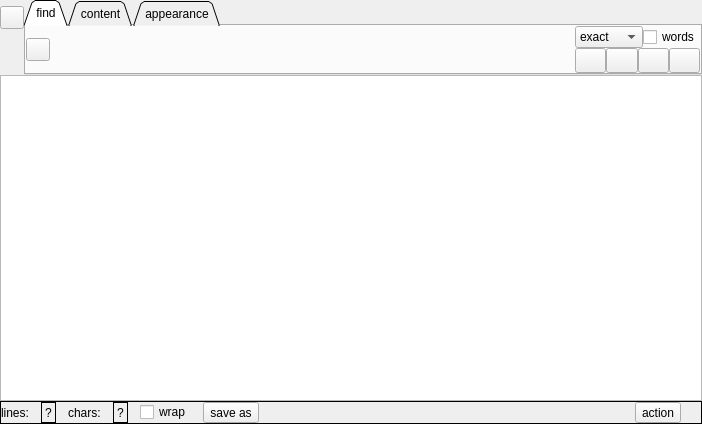
<?xml version="1.0" encoding="UTF-8"?>
<ui version="4.0">
 <class>CBookTextBrowser</class>
 <widget class="QWidget" name="CBookTextBrowser">
  <property name="geometry">
   <rect>
    <x>0</x>
    <y>0</y>
    <width>702</width>
    <height>424</height>
   </rect>
  </property>
  <property name="windowTitle">
   <string notr="true"/>
  </property>
  <layout class="QVBoxLayout" name="verticalLayout_6">
   <item>
    <widget class="MDocHeader" name="wdgDictHeader" native="true">
     <property name="sizePolicy">
      <sizepolicy hsizetype="Expanding" vsizetype="Fixed">
       <horstretch>0</horstretch>
       <verstretch>0</verstretch>
      </sizepolicy>
     </property>
     <layout class="QHBoxLayout" name="horizontalLayout_9"/>
    </widget>
   </item>
   <item>
    <widget class="QStackedWidget" name="stwContent">
     <property name="sizePolicy">
      <sizepolicy hsizetype="Expanding" vsizetype="Expanding">
       <horstretch>0</horstretch>
       <verstretch>0</verstretch>
      </sizepolicy>
     </property>
     <property name="currentIndex">
      <number>0</number>
     </property>
     <widget class="QWidget" name="page_1">
      <layout class="QVBoxLayout" name="verticalLayout">
       <item>
        <widget class="QWidget" name="widget" native="true">
         <property name="sizePolicy">
          <sizepolicy hsizetype="Expanding" vsizetype="Fixed">
           <horstretch>0</horstretch>
           <verstretch>0</verstretch>
          </sizepolicy>
         </property>
         <layout class="QHBoxLayout" name="horizontalLayout">
          <item>
           <layout class="QVBoxLayout" name="verticalLayout_3">
            <item>
             <widget class="QToolButton" name="btHide">
              <property name="sizePolicy">
               <sizepolicy hsizetype="Fixed" vsizetype="Fixed">
                <horstretch>0</horstretch>
                <verstretch>0</verstretch>
               </sizepolicy>
              </property>
              <property name="toolTip">
               <string>hide panel</string>
              </property>
              <property name="text">
               <string/>
              </property>
              <property name="icon">
               <iconset resource="resfile.qrc">
                <normaloff>:/new/icons/icons/stop.png</normaloff>:/new/icons/icons/stop.png</iconset>
              </property>
             </widget>
            </item>
            <item>
             <spacer name="verticalSpacer">
              <property name="orientation">
               <enum>Qt::Vertical</enum>
              </property>
              <property name="sizeType">
               <enum>QSizePolicy::Preferred</enum>
              </property>
              <property name="sizeHint" stdset="0">
               <size>
                <width>20</width>
                <height>40</height>
               </size>
              </property>
             </spacer>
            </item>
           </layout>
          </item>
          <item>
           <widget class="QTabWidget" name="tabOpts">
            <property name="enabled">
             <bool>true</bool>
            </property>
            <property name="sizePolicy">
             <sizepolicy hsizetype="Expanding" vsizetype="Preferred">
              <horstretch>0</horstretch>
              <verstretch>0</verstretch>
             </sizepolicy>
            </property>
            <property name="tabPosition">
             <enum>QTabWidget::North</enum>
            </property>
            <property name="tabShape">
             <enum>QTabWidget::Triangular</enum>
            </property>
            <property name="currentIndex">
             <number>0</number>
            </property>
            <property name="elideMode">
             <enum>Qt::ElideNone</enum>
            </property>
            <property name="documentMode">
             <bool>false</bool>
            </property>
            <widget class="QWidget" name="tab_3">
             <attribute name="icon">
              <iconset resource="resfile.qrc">
               <normaloff>:/new/icons/icons/loupe.png</normaloff>:/new/icons/icons/loupe.png</iconset>
             </attribute>
             <attribute name="title">
              <string>find</string>
             </attribute>
             <layout class="QHBoxLayout" name="horizontalLayout_5">
              <item>
               <widget class="QToolButton" name="btHLText">
                <property name="sizePolicy">
                 <sizepolicy hsizetype="Preferred" vsizetype="Fixed">
                  <horstretch>0</horstretch>
                  <verstretch>0</verstretch>
                 </sizepolicy>
                </property>
                <property name="toolTip">
                 <string>highlight text</string>
                </property>
                <property name="text">
                 <string/>
                </property>
                <property name="icon">
                 <iconset resource="resfile.qrc">
                  <normaloff>:/new/icons/icons/bulboff.png</normaloff>
                  <normalon>:/new/icons/icons/bulbon.png</normalon>:/new/icons/icons/bulboff.png</iconset>
                </property>
                <property name="shortcut">
                 <string>Meta+H</string>
                </property>
                <property name="checkable">
                 <bool>true</bool>
                </property>
               </widget>
              </item>
              <item>
               <widget class="CLatCopt" name="txtFind" native="true">
                <property name="sizePolicy">
                 <sizepolicy hsizetype="Expanding" vsizetype="Preferred">
                  <horstretch>0</horstretch>
                  <verstretch>0</verstretch>
                 </sizepolicy>
                </property>
               </widget>
              </item>
              <item>
               <layout class="QVBoxLayout" name="verticalLayout_4">
                <item>
                 <layout class="QHBoxLayout" name="horizontalLayout_6">
                  <item>
                   <widget class="QComboBox" name="cmbType">
                    <item>
                     <property name="text">
                      <string>exact</string>
                     </property>
                    </item>
                    <item>
                     <property name="text">
                      <string>regexp</string>
                     </property>
                    </item>
                   </widget>
                  </item>
                  <item>
                   <widget class="QCheckBox" name="cbWordsOnly">
                    <property name="enabled">
                     <bool>true</bool>
                    </property>
                    <property name="toolTip">
                     <string>detect only words (separated by spaces)</string>
                    </property>
                    <property name="text">
                     <string>words</string>
                    </property>
                   </widget>
                  </item>
                 </layout>
                </item>
                <item>
                 <layout class="QHBoxLayout" name="horizontalLayout_2">
                  <item>
                   <widget class="QToolButton" name="btTop">
                    <property name="sizePolicy">
                     <sizepolicy hsizetype="Preferred" vsizetype="Preferred">
                      <horstretch>0</horstretch>
                      <verstretch>0</verstretch>
                     </sizepolicy>
                    </property>
                    <property name="toolTip">
                     <string>top</string>
                    </property>
                    <property name="text">
                     <string/>
                    </property>
                    <property name="icon">
                     <iconset resource="resfile.qrc">
                      <normaloff>:/new/icons/icons/uparrowto.png</normaloff>:/new/icons/icons/uparrowto.png</iconset>
                    </property>
                    <property name="shortcut">
                     <string>Meta+Home</string>
                    </property>
                   </widget>
                  </item>
                  <item>
                   <widget class="QToolButton" name="btFindUp">
                    <property name="sizePolicy">
                     <sizepolicy hsizetype="Preferred" vsizetype="Preferred">
                      <horstretch>0</horstretch>
                      <verstretch>0</verstretch>
                     </sizepolicy>
                    </property>
                    <property name="toolTip">
                     <string>find prev</string>
                    </property>
                    <property name="text">
                     <string/>
                    </property>
                    <property name="icon">
                     <iconset resource="resfile.qrc">
                      <normaloff>:/new/icons/icons/uparrow.png</normaloff>:/new/icons/icons/uparrow.png</iconset>
                    </property>
                    <property name="shortcut">
                     <string>Meta+PgUp</string>
                    </property>
                   </widget>
                  </item>
                  <item>
                   <widget class="QToolButton" name="btFind">
                    <property name="sizePolicy">
                     <sizepolicy hsizetype="Preferred" vsizetype="Preferred">
                      <horstretch>0</horstretch>
                      <verstretch>0</verstretch>
                     </sizepolicy>
                    </property>
                    <property name="toolTip">
                     <string>find next</string>
                    </property>
                    <property name="text">
                     <string/>
                    </property>
                    <property name="icon">
                     <iconset resource="resfile.qrc">
                      <normaloff>:/new/icons/icons/downarrow.png</normaloff>:/new/icons/icons/downarrow.png</iconset>
                    </property>
                    <property name="shortcut">
                     <string>Meta+PgDown</string>
                    </property>
                   </widget>
                  </item>
                  <item>
                   <widget class="QToolButton" name="btBottom">
                    <property name="sizePolicy">
                     <sizepolicy hsizetype="Preferred" vsizetype="Preferred">
                      <horstretch>0</horstretch>
                      <verstretch>0</verstretch>
                     </sizepolicy>
                    </property>
                    <property name="toolTip">
                     <string>bottom</string>
                    </property>
                    <property name="text">
                     <string/>
                    </property>
                    <property name="icon">
                     <iconset resource="resfile.qrc">
                      <normaloff>:/new/icons/icons/downarrowto.png</normaloff>:/new/icons/icons/downarrowto.png</iconset>
                    </property>
                    <property name="shortcut">
                     <string>Meta+End</string>
                    </property>
                   </widget>
                  </item>
                 </layout>
                </item>
               </layout>
              </item>
             </layout>
            </widget>
            <widget class="QWidget" name="tab">
             <attribute name="title">
              <string>content</string>
             </attribute>
             <layout class="QVBoxLayout" name="verticalLayout_2">
              <item>
               <widget class="QCheckBox" name="cbRmAccents">
                <property name="text">
                 <string>remove non-word characters</string>
                </property>
               </widget>
              </item>
              <item>
               <widget class="QCheckBox" name="cbRmSpaces">
                <property name="text">
                 <string>remove spaces</string>
                </property>
               </widget>
              </item>
             </layout>
            </widget>
            <widget class="QWidget" name="tab_4">
             <attribute name="title">
              <string>appearance</string>
             </attribute>
             <layout class="QVBoxLayout" name="verticalLayout_5">
              <item>
               <layout class="QHBoxLayout" name="horizontalLayout_3">
                <item>
                 <spacer name="horizontalSpacer_3">
                  <property name="orientation">
                   <enum>Qt::Horizontal</enum>
                  </property>
                  <property name="sizeHint" stdset="0">
                   <size>
                    <width>40</width>
                    <height>20</height>
                   </size>
                  </property>
                 </spacer>
                </item>
                <item>
                 <widget class="QCheckBox" name="cbAllowFont">
                  <property name="text">
                   <string>allow change</string>
                  </property>
                 </widget>
                </item>
               </layout>
              </item>
              <item>
               <layout class="QHBoxLayout" name="horizontalLayout_4">
                <item>
                 <spacer name="horizontalSpacer">
                  <property name="orientation">
                   <enum>Qt::Horizontal</enum>
                  </property>
                  <property name="sizeHint" stdset="0">
                   <size>
                    <width>47</width>
                    <height>20</height>
                   </size>
                  </property>
                 </spacer>
                </item>
                <item>
                 <widget class="QFontComboBox" name="cmbF"/>
                </item>
                <item>
                 <widget class="QSpinBox" name="spnFSize">
                  <property name="minimum">
                   <number>10</number>
                  </property>
                  <property name="value">
                   <number>20</number>
                  </property>
                 </widget>
                </item>
               </layout>
              </item>
             </layout>
            </widget>
           </widget>
          </item>
         </layout>
        </widget>
       </item>
       <item>
        <widget class="QTextBrowser" name="br">
         <property name="contextMenuPolicy">
          <enum>Qt::CustomContextMenu</enum>
         </property>
         <property name="openLinks">
          <bool>false</bool>
         </property>
        </widget>
       </item>
       <item>
        <widget class="QFrame" name="wdgInfo">
         <property name="sizePolicy">
          <sizepolicy hsizetype="Expanding" vsizetype="Fixed">
           <horstretch>0</horstretch>
           <verstretch>0</verstretch>
          </sizepolicy>
         </property>
         <property name="frameShape">
          <enum>QFrame::Box</enum>
         </property>
         <layout class="QHBoxLayout" name="horizontalLayout_7">
          <property name="spacing">
           <number>12</number>
          </property>
          <property name="topMargin">
           <number>0</number>
          </property>
          <property name="rightMargin">
           <number>20</number>
          </property>
          <property name="bottomMargin">
           <number>0</number>
          </property>
          <item>
           <widget class="QLabel" name="label">
            <property name="text">
             <string>lines:</string>
            </property>
            <property name="textFormat">
             <enum>Qt::PlainText</enum>
            </property>
            <property name="margin">
             <number>0</number>
            </property>
            <property name="indent">
             <number>0</number>
            </property>
            <property name="textInteractionFlags">
             <set>Qt::NoTextInteraction</set>
            </property>
           </widget>
          </item>
          <item>
           <widget class="QLabel" name="lblInf">
            <property name="frameShape">
             <enum>QFrame::Box</enum>
            </property>
            <property name="text">
             <string notr="true">?</string>
            </property>
            <property name="indent">
             <number>-1</number>
            </property>
            <property name="textInteractionFlags">
             <set>Qt::NoTextInteraction</set>
            </property>
           </widget>
          </item>
          <item>
           <widget class="QLabel" name="label_2">
            <property name="text">
             <string>chars:</string>
            </property>
            <property name="textInteractionFlags">
             <set>Qt::NoTextInteraction</set>
            </property>
           </widget>
          </item>
          <item>
           <widget class="QLabel" name="lblChar">
            <property name="frameShape">
             <enum>QFrame::Box</enum>
            </property>
            <property name="text">
             <string notr="true">?</string>
            </property>
            <property name="textInteractionFlags">
             <set>Qt::NoTextInteraction</set>
            </property>
           </widget>
          </item>
          <item>
           <widget class="QCheckBox" name="cbWrap">
            <property name="text">
             <string>wrap</string>
            </property>
           </widget>
          </item>
          <item>
           <widget class="QToolButton" name="btSaveAs">
            <property name="toolTip">
             <string>save as</string>
            </property>
            <property name="text">
             <string>save as</string>
            </property>
            <property name="icon">
             <iconset resource="resfile.qrc">
              <normaloff>:/new/icons/icons/save.png</normaloff>:/new/icons/icons/save.png</iconset>
            </property>
            <property name="shortcut">
             <string>Ctrl+S</string>
            </property>
           </widget>
          </item>
          <item>
           <spacer name="horizontalSpacer_2">
            <property name="orientation">
             <enum>Qt::Horizontal</enum>
            </property>
            <property name="sizeHint" stdset="0">
             <size>
              <width>284</width>
              <height>20</height>
             </size>
            </property>
           </spacer>
          </item>
          <item>
           <widget class="QToolButton" name="btAction">
            <property name="text">
             <string>action</string>
            </property>
            <property name="icon">
             <iconset resource="resfile.qrc">
              <normaloff>:/new/icons/icons/action.png</normaloff>:/new/icons/icons/action.png</iconset>
            </property>
            <property name="shortcut">
             <string>Meta+A</string>
            </property>
            <property name="checkable">
             <bool>true</bool>
            </property>
            <property name="toolButtonStyle">
             <enum>Qt::ToolButtonTextBesideIcon</enum>
            </property>
           </widget>
          </item>
         </layout>
        </widget>
       </item>
      </layout>
     </widget>
    </widget>
   </item>
  </layout>
 </widget>
 <layoutdefault spacing="0" margin="0"/>
 <customwidgets>
  <customwidget>
   <class>CLatCopt</class>
   <extends>QWidget</extends>
   <header>latcopt.h</header>
   <container>1</container>
   <slots>
    <signal>query()</signal>
   </slots>
  </customwidget>
  <customwidget>
   <class>MDocHeader</class>
   <extends>QWidget</extends>
   <header>mdocheader.h</header>
   <container>1</container>
  </customwidget>
 </customwidgets>
 <tabstops>
  <tabstop>tabOpts</tabstop>
  <tabstop>br</tabstop>
  <tabstop>cbWrap</tabstop>
  <tabstop>btSaveAs</tabstop>
  <tabstop>btAction</tabstop>
  <tabstop>btHide</tabstop>
  <tabstop>btHLText</tabstop>
  <tabstop>cmbType</tabstop>
  <tabstop>cbWordsOnly</tabstop>
  <tabstop>btTop</tabstop>
  <tabstop>btFindUp</tabstop>
  <tabstop>btFind</tabstop>
  <tabstop>btBottom</tabstop>
  <tabstop>cbRmAccents</tabstop>
  <tabstop>cbRmSpaces</tabstop>
  <tabstop>cbAllowFont</tabstop>
  <tabstop>cmbF</tabstop>
  <tabstop>spnFSize</tabstop>
 </tabstops>
 <resources>
  <include location="resfile.qrc"/>
 </resources>
 <connections/>
</ui>
